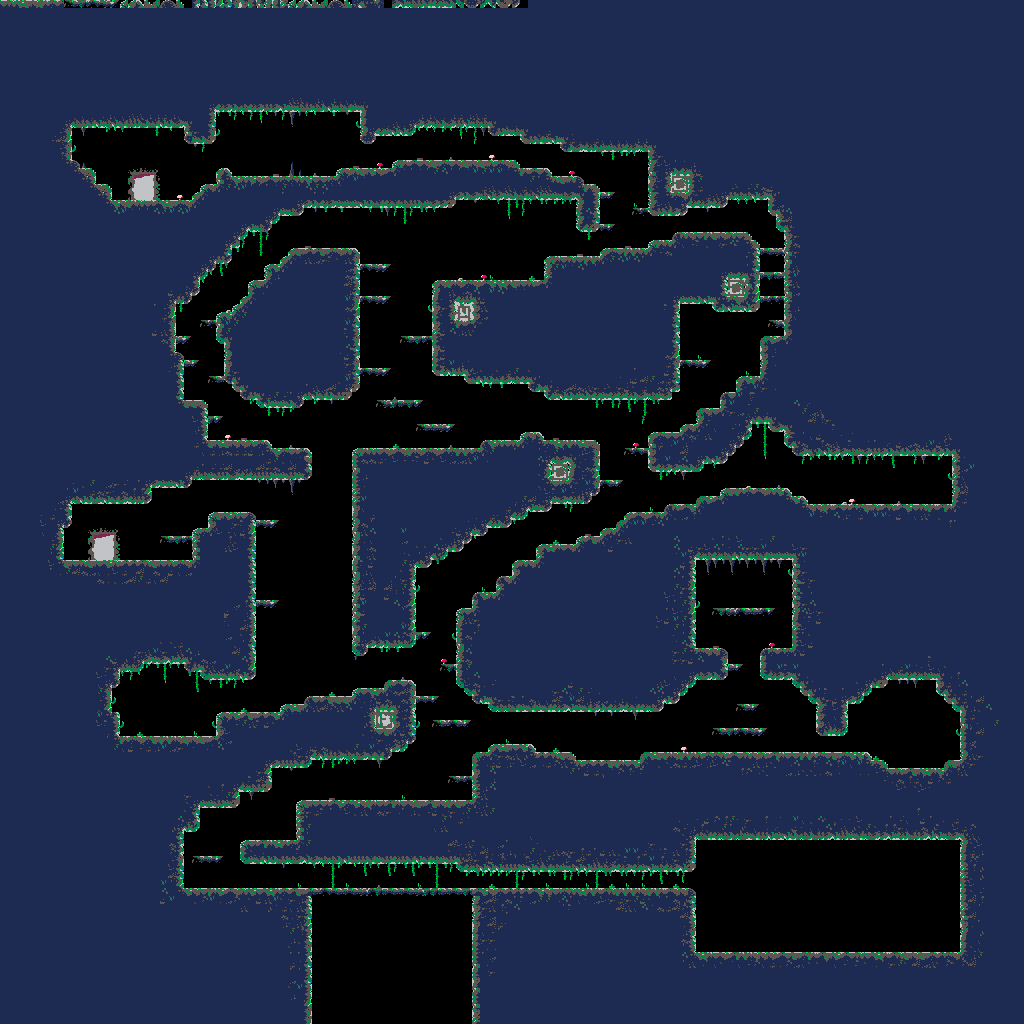

This is a level from a 2D game, rendered from its Tiled map with the project's own tilesets. A one-line summary and the map file follow, with tile-layer data summarised:
An orthogonal 128x128 tile map with 8x8 px tiles, 1 tile layer (Tile Layer 1).

<map version="1.2" tiledversion="1.3.5" orientation="orthogonal" renderorder="right-down" width="128" height="128" tilewidth="8" tileheight="8" infinite="0" backgroundcolor="#000000" nextlayerid="2" nextobjectid="1">
 <tileset firstgid="1" name="tilemap_dungeon_2x" tilewidth="8" tileheight="8" tilecount="144" columns="12">
  <image source="tilemap_dungeon_2x.bmp" width="96" height="96" />
  <tile id="103" probability="0.02" />
  <tile id="104" probability="0.02" />
  <tile id="105" probability="0.02" />
  <tile id="108" probability="0.01" />
  <tile id="109" probability="0.01" />
  <tile id="110" probability="0.01" />
  <tile id="111" probability="0.01" />
  <tile id="112" probability="0.01" />
  <tile id="113" probability="0.01" />
  <tile id="114" probability="0.01" />
  <tile id="115" probability="0.02" />
  <tile id="116" probability="0.02" />
  <tile id="117" probability="0.5" />
 </tileset>
 <layer id="1" name="Tile Layer 1" width="128" height="128">
  <data>[16384 cells, 12439 non-empty, 140 distinct tile ids]</data>
 </layer>
</map>
